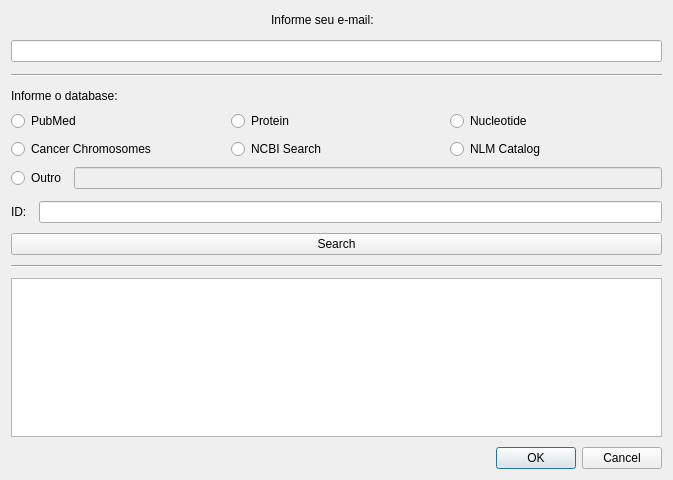
<?xml version="1.0" encoding="UTF-8"?>
<ui version="4.0">
 <class>DialogSearch</class>
 <widget class="QDialog" name="DialogSearch">
  <property name="windowModality">
   <enum>Qt::WindowModal</enum>
  </property>
  <property name="geometry">
   <rect>
    <x>0</x>
    <y>0</y>
    <width>673</width>
    <height>480</height>
   </rect>
  </property>
  <property name="windowTitle">
   <string>Search</string>
  </property>
  <property name="modal">
   <bool>true</bool>
  </property>
  <layout class="QGridLayout" name="gridLayout">
   <item row="0" column="0">
    <layout class="QVBoxLayout" name="verticalLayout_5">
     <property name="spacing">
      <number>10</number>
     </property>
     <item>
      <layout class="QVBoxLayout" name="verticalLayout_4">
       <property name="spacing">
        <number>12</number>
       </property>
       <item>
        <layout class="QVBoxLayout" name="verticalLayout">
         <item alignment="Qt::AlignHCenter">
          <widget class="QLabel" name="label_email">
           <property name="sizePolicy">
            <sizepolicy hsizetype="Maximum" vsizetype="Maximum">
             <horstretch>0</horstretch>
             <verstretch>0</verstretch>
            </sizepolicy>
           </property>
           <property name="minimumSize">
            <size>
             <width>131</width>
             <height>17</height>
            </size>
           </property>
           <property name="text">
            <string>Informe seu e-mail:</string>
           </property>
          </widget>
         </item>
         <item>
          <widget class="QLineEdit" name="lineEdit_email">
           <property name="clearButtonEnabled">
            <bool>true</bool>
           </property>
          </widget>
         </item>
        </layout>
       </item>
       <item>
        <widget class="Line" name="line">
         <property name="orientation">
          <enum>Qt::Horizontal</enum>
         </property>
        </widget>
       </item>
       <item>
        <layout class="QVBoxLayout" name="verticalLayout_3">
         <property name="spacing">
          <number>8</number>
         </property>
         <item>
          <widget class="QLabel" name="label_email_2">
           <property name="sizePolicy">
            <sizepolicy hsizetype="Maximum" vsizetype="Maximum">
             <horstretch>0</horstretch>
             <verstretch>0</verstretch>
            </sizepolicy>
           </property>
           <property name="text">
            <string>Informe o database:</string>
           </property>
          </widget>
         </item>
         <item>
          <layout class="QHBoxLayout" name="horizontalLayout">
           <item>
            <widget class="QRadioButton" name="radioButton_pubmed">
             <property name="text">
              <string>PubMed</string>
             </property>
            </widget>
           </item>
           <item>
            <widget class="QRadioButton" name="radioButton_protein">
             <property name="text">
              <string>Protein</string>
             </property>
            </widget>
           </item>
           <item>
            <widget class="QRadioButton" name="radioButton_nucleotide">
             <property name="text">
              <string>Nucleotide</string>
             </property>
            </widget>
           </item>
          </layout>
         </item>
         <item>
          <layout class="QHBoxLayout" name="horizontalLayout_2">
           <item>
            <widget class="QRadioButton" name="radioButton_cancerchromosomes">
             <property name="text">
              <string>Cancer Chromosomes</string>
             </property>
            </widget>
           </item>
           <item>
            <widget class="QRadioButton" name="radioButton_ncbisearch">
             <property name="text">
              <string>NCBI Search</string>
             </property>
            </widget>
           </item>
           <item>
            <widget class="QRadioButton" name="radioButton_nlmcatalog">
             <property name="text">
              <string>NLM Catalog</string>
             </property>
            </widget>
           </item>
          </layout>
         </item>
         <item>
          <layout class="QHBoxLayout" name="horizontalLayout_4">
           <item>
            <widget class="QRadioButton" name="radioButton_outro">
             <property name="text">
              <string>Outro</string>
             </property>
            </widget>
           </item>
           <item>
            <widget class="QLineEdit" name="lineEdit_db_outro">
             <property name="enabled">
              <bool>false</bool>
             </property>
             <property name="acceptDrops">
              <bool>true</bool>
             </property>
             <property name="autoFillBackground">
              <bool>false</bool>
             </property>
             <property name="frame">
              <bool>true</bool>
             </property>
             <property name="echoMode">
              <enum>QLineEdit::Normal</enum>
             </property>
             <property name="dragEnabled">
              <bool>false</bool>
             </property>
             <property name="clearButtonEnabled">
              <bool>true</bool>
             </property>
            </widget>
           </item>
          </layout>
         </item>
        </layout>
       </item>
       <item>
        <layout class="QHBoxLayout" name="horizontalLayout_3">
         <item>
          <widget class="QLabel" name="label_ID">
           <property name="text">
            <string>ID:</string>
           </property>
          </widget>
         </item>
         <item>
          <widget class="QLineEdit" name="lineEdit_ID"/>
         </item>
        </layout>
       </item>
      </layout>
     </item>
     <item>
      <layout class="QVBoxLayout" name="verticalLayout_2">
       <item>
        <widget class="QPushButton" name="pushButton_search">
         <property name="cursor">
          <cursorShape>PointingHandCursor</cursorShape>
         </property>
         <property name="text">
          <string>Search</string>
         </property>
        </widget>
       </item>
       <item>
        <widget class="Line" name="line_2">
         <property name="orientation">
          <enum>Qt::Horizontal</enum>
         </property>
        </widget>
       </item>
       <item>
        <widget class="QTextEdit" name="textEdit_seq">
         <property name="readOnly">
          <bool>true</bool>
         </property>
        </widget>
       </item>
      </layout>
     </item>
     <item>
      <widget class="QDialogButtonBox" name="buttonBox">
       <property name="orientation">
        <enum>Qt::Horizontal</enum>
       </property>
       <property name="standardButtons">
        <set>QDialogButtonBox::Cancel|QDialogButtonBox::Ok</set>
       </property>
      </widget>
     </item>
    </layout>
   </item>
  </layout>
 </widget>
 <resources/>
 <connections>
  <connection>
   <sender>buttonBox</sender>
   <signal>accepted()</signal>
   <receiver>DialogSearch</receiver>
   <slot>accept()</slot>
   <hints>
    <hint type="sourcelabel">
     <x>248</x>
     <y>254</y>
    </hint>
    <hint type="destinationlabel">
     <x>157</x>
     <y>274</y>
    </hint>
   </hints>
  </connection>
  <connection>
   <sender>buttonBox</sender>
   <signal>rejected()</signal>
   <receiver>DialogSearch</receiver>
   <slot>reject()</slot>
   <hints>
    <hint type="sourcelabel">
     <x>316</x>
     <y>260</y>
    </hint>
    <hint type="destinationlabel">
     <x>286</x>
     <y>274</y>
    </hint>
   </hints>
  </connection>
  <connection>
   <sender>radioButton_outro</sender>
   <signal>toggled(bool)</signal>
   <receiver>lineEdit_db_outro</receiver>
   <slot>setEnabled(bool)</slot>
   <hints>
    <hint type="sourcelabel">
     <x>85</x>
     <y>244</y>
    </hint>
    <hint type="destinationlabel">
     <x>96</x>
     <y>272</y>
    </hint>
   </hints>
  </connection>
 </connections>
</ui>
